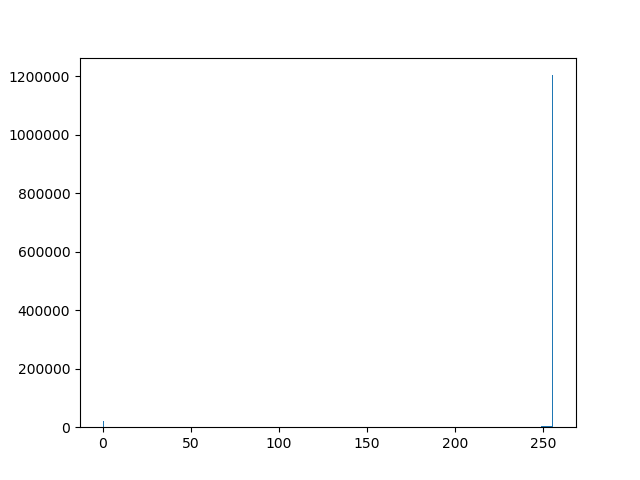

Generate this figure with Python:
import cv2 
from matplotlib import pyplot as plt
img = cv2.imread('noises.png',0) 

# alternative way to find histogram of an image 
plt.hist(img.ravel(),256,[0,256]) 
plt.show() 
